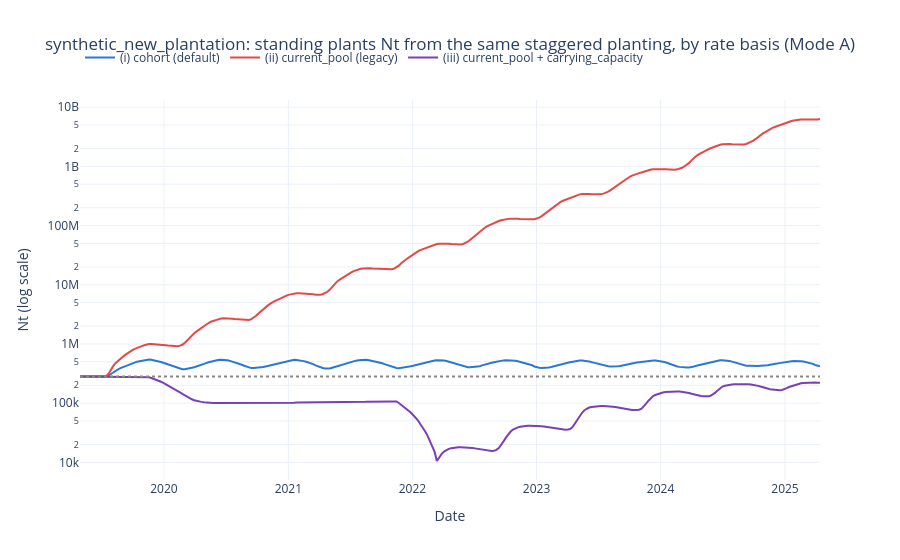

Notebook source saved alongside this figure:
### Code cell
GROWTH_COLOURS = {"(i) cohort (default)": "#2a78d6", "(ii) current_pool (legacy)": "#e34948", "(iii) current_pool + carrying_capacity": "#7b3fb5"}
fig = go.Figure()
for label, out in growth.items():
    fig.add_trace(go.Scatter(x=out["date"], y=out["Nt"].round(0), name=label, line=dict(color=GROWTH_COLOURS[label], width=2)))
fig.add_hline(y=PLANTED, line_dash="dot", line_color="#898781", annotation_text="plants planted (= carrying_capacity in iii)",
              annotation_position="bottom right")
fig.update_layout(
    title=f"{NEW_DIR.name}: standing plants Nt from the same staggered planting, by rate basis (Mode A)",
    xaxis_title="Date",
    yaxis_title="Nt (log scale)",
    yaxis_type="log",
    template="plotly_white",
    legend=dict(orientation="h", y=1.15),
)
fig.show()

legacy_bands = population_by_band(growth_history["(ii) current_pool (legacy)"], "pre_flowering", PRE_BANDS, GROWTH_SNAPSHOT_WEEKS)
band_figure(legacy_bands, GROWTH_DATES, PRE_COLOURS,
            f"{NEW_DIR.name}: pre-flowering plants by weeks since selection/planting, current_pool (legacy)",
            "Share of pre-flowering plants (%)", groupnorm="percent")
cohort_bands = population_by_band(growth_history["(i) cohort (default)"], "pre_flowering", PRE_BANDS, GROWTH_SNAPSHOT_WEEKS)
for label, table in [("cohort (default)", cohort_bands), ("current_pool (legacy)", legacy_bands)]:
    share = table["40+ wk"] / table.sum(axis=1)
    print(f"{label}: vegetative plants aged 40+ weeks, share over the last year {share.iloc[-52:].min():.1%} .. {share.iloc[-52:].max():.1%}")

### Figure 1 — Plotly figure (JSON) as saved in the notebook; plotly's stock layout.template omitted (floating-point values rounded to 4 significant figures; data arrays with more than 128 entries replaced by an {"elided": "..."} marker saying what was removed)
{"data": [{"line": {"color": "#2a78d6", "width": 2}, "name": "(i) cohort (default)", "type": "scatter", "x": {"elided": "312 str values"}, "y": {"elided": "312 int values"}}, {"line": {"color": "#e34948", "width": 2}, "name": "(ii) current_pool (legacy)", "type": "scatter", "x": {"elided": "312 str values"}, "y": {"elided": "312 int values"}}, {"line": {"color": "#7b3fb5", "width": 2}, "name": "(iii) current_pool + carrying_capacity", "type": "scatter", "x": {"elided": "312 str values"}, "y": {"elided": "312 int values"}}], "layout": {"annotations": [{"showarrow": false, "text": "plants planted (= carrying_capacity in iii)", "x": 1, "xanchor": "right", "xref": "x domain", "y": 280500, "yanchor": "top", "yref": "y"}], "legend": {"orientation": "h", "y": 1.15}, "shapes": [{"line": {"color": "#898781", "dash": "dot"}, "type": "line", "x0": 0, "x1": 1, "xref": "x domain", "y0": 280500, "y1": 280500, "yref": "y"}], "title": {"text": "synthetic_new_plantation: standing plants Nt from the same staggered planting, by rate basis (Mode A)"}, "xaxis": {"title": {"text": "Date"}}, "yaxis": {"title": {"text": "Nt (log scale)"}, "type": "log"}}}
